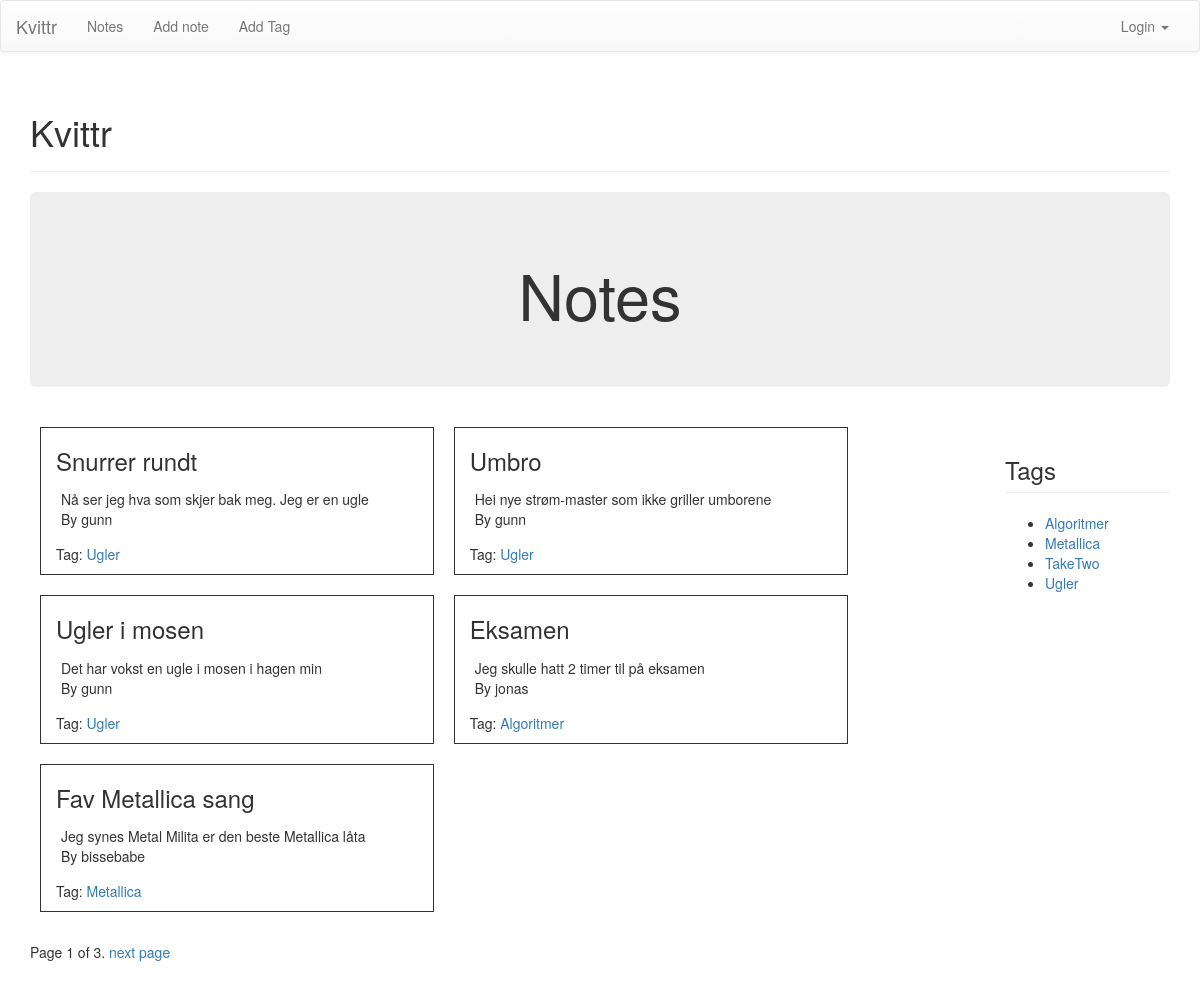
Page /notes/ on the earlier database version.
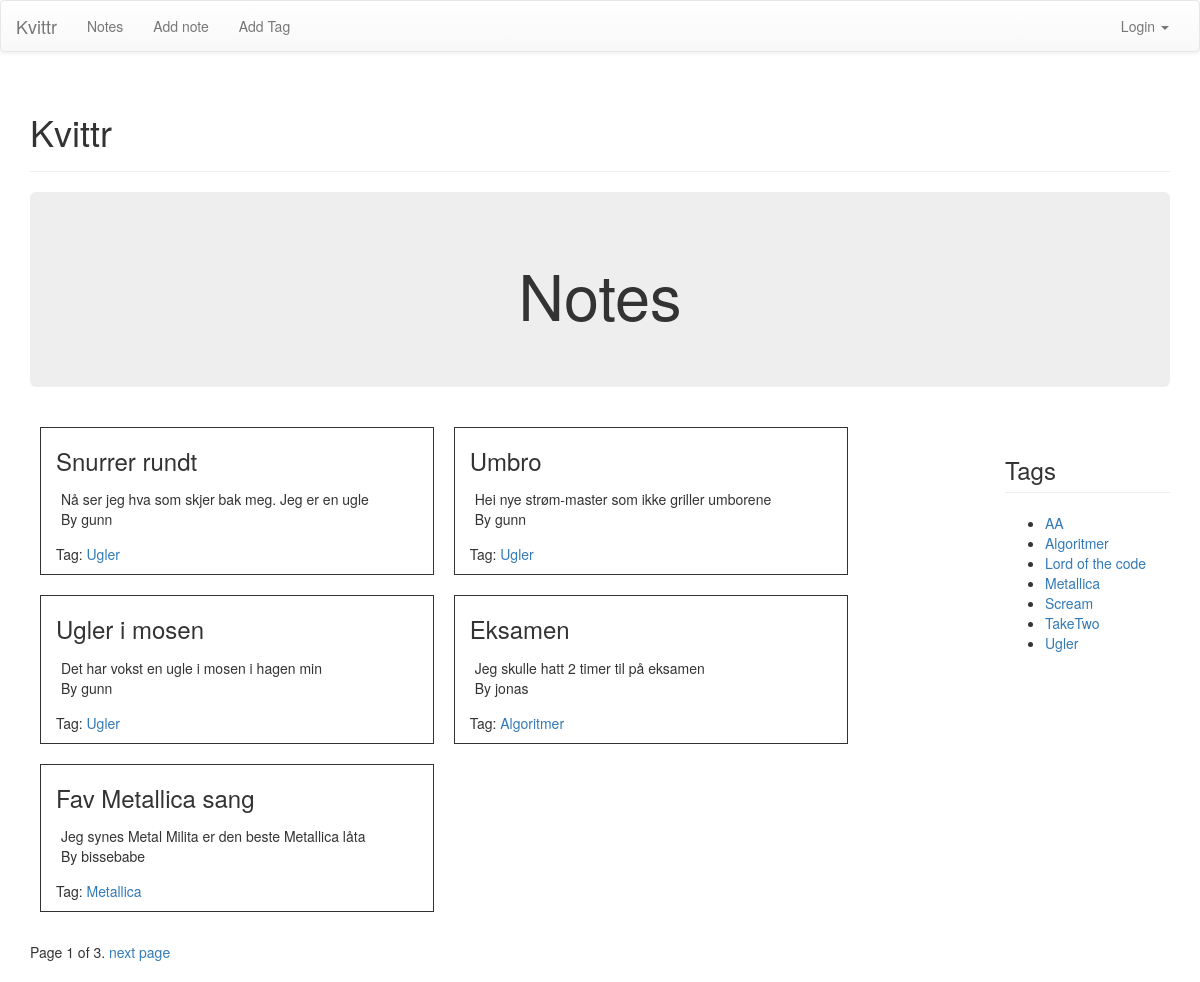
Same page on the later database version.
### notes/models.py (models this page shows, shortened)
class Note(models.Model):
	label = models.CharField(max_length = 30)
	body = models.TextField()
	timestamp = models.DateTimeField(auto_now_add=True)
	tags = models.ManyToManyField('Tag', related_name='notes')
	author = models.ForeignKey(User)
	num_likes = models.PositiveIntegerField(default=0)

class Tag(models.Model):
	label = models.CharField(max_length = 30)
	slug = models.SlugField(max_length=30)
	def __unicode__(self):
		return self.label

### notes/views.py (the view)
def index_view(request):
	notes = Note.objects.all().order_by('-timestamp')
	page_number = request.GET.get('page')
	paginator = Paginator(notes, 5)
	try:
		notes = paginator.page(page_number)
	except PageNotAnInteger:
		notes = paginator.page(1)
	except EmptyPage:
		notes = paginator.page(paginator.num_pages)
	if request.user.is_authenticated():
		user = request.user
	tags = Tag.objects.all().order_by('label')
	context = {
		'notes': notes,
		'tags': tags
		}
	return render (request, 'notes/index.html', context)

### templates/notes/index.html (shortened to what this page needs)
{% extends 'base.html' %}
{% block pagecontent %}
<div class="jumbotron">
	<h1 align="center">Notes</h1>
</div>
<div class="row">
{% if user.is_authenticated %}
	<div class="col-sm-10">
		{% if notes%}
			{% for note in notes %}
				<div class="col-sm-5" style="border: 1px solid; margin: 10px;">
					<h3 class="page-header"><a href="{% url 'notes:detailnote'%}?id={{note.id}}"> {{ note.label }} </a>
						<span style="float: right;" id="likes_{{ note.id }}" class="glyphicon glyphicon-thumbs-up">{{ note.num_likes }} </span>
					</h3>
					<div>
						<p>{{ note.body }}</p>
						<button style="float: right;" class="decrease glyphicon glyphicon-thumbs-down" data-noteid="{{ note.id }}"></button>
						<button style="float: right; margin-right: 10px;" class="increase glyphicon glyphicon-thumbs-up" data-noteid="{{ note.id }}"></button>
					</div>
					{% for tag in note.tags.all %}
						<p>Tag: <a href="{% url 'notes:tagsearch' slug=tag.slug %}">{{tag}}</a></p>
					{% endfor %}
					<div>
						<p style="float: left;">By {{ note.author }}</p>
						{% if note and note.author == request.user %}
						<a style="float: right;" href="{% url 'notes:addnote' %}?id={{note.id}}">Edit Note</a>
						{% endif %}
					</div>
				</div>
			{% endfor %}
		{% else %}
			<div class="col-sm-12">
				<h3>No notes yet</h3>
			</div>
		{% endif %}
	</div>
	<div class="col-sm-2">
		<h3 class="page-header">Tags</h3>
		<ul>
			{% if tags %}
				{% for tag in tags %}
					<li>
						<a href="{% url 'notes:tagsearch' slug=tag.slug %}">{{tag}}</a>
						<ul>
							<li>
								<a href="{% url 'notes:addtag' %}?id={{tag.id}}">Edit tag</a>
							</li>
						</ul>
					</li>
				{% endfor %}
			{% else %}
				<div class="alert alert-warning">No tags yet</div>
			{% endif %}
		</ul>
	</div>
{% else %}
	<div class="col-sm-10">
		{% if notes%}
			{% for note in notes %}
				<div class="col-sm-5" style="border: 1px solid; margin: 10px;">
					<h3> {{ note.label }}</h3>
					<div style="padding: 5px;">
						{{ note.body }}
						<p>By {{ note.author }}</p>
					</div>
					{% for tag in note.tags.all %}
						<p>Tag: <a href="{% url 'notes:tagsearch' slug=tag.slug %}">{{tag}}</a></p>
					{% endfor %}
				</div>
			{% endfor %}
		{% endif %}
	</div>
	<div class="col-sm-2">
		<h3 class="page-header">Tags</h3>
		<ul>
			{% if tags %}
				{% for tag in tags %}
					<li>
						<a href="{% url 'notes:tagsearch' slug=tag.slug %}">{{tag}}</a>
					</li>
				{% endfor %}
			{% endif %}
		</ul>
	</div>
{% endif %}
</div>
<div class="pagination">
              <span class="step-links">
                <span class="current">
                  Page {{ notes.number }} of {{ notes.paginator.num_pages }}.
                </span>
                {% if notes.has_next %}
                  <a href="?page={{ notes.next_page_number }}">next page</a>
                {% endif %}
              </span>
          </div>
{% endblock pagecontent %}

Differences in the rows shown:
added Tag: label "AA", shown under "Tags"
added Tag: label "Lord of the code", shown under "Tags"
added Tag: label "Scream", shown under "Tags"
